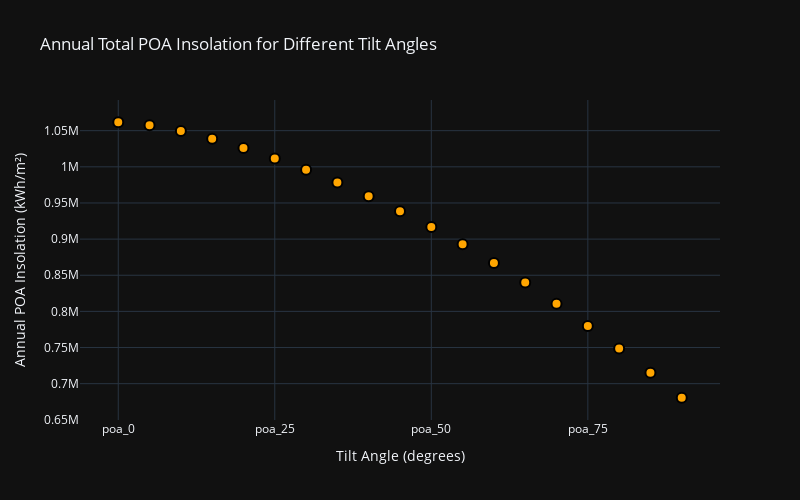

Source (notebook cell):
### Code cell
import plotly.express as px

# Calculate the annual total POA insolation for each tilt angle
annual_poa_totals = df_tilts.resample('YE').sum()

# Prepare the data for the scatter plot
scatter_data = annual_poa_totals.sum().reset_index()
scatter_data.columns = ['Tilt Angle', 'Annual POA Insolation']

# Create the scatter plot
fig = px.scatter(
    scatter_data,
    x='Tilt Angle',
    y='Annual POA Insolation',
    title='Annual Total POA Insolation for Different Tilt Angles',
    labels={'Tilt Angle': 'Tilt Angle (degrees)', 'Annual POA Insolation': 'Insolation (kWh/m²)'},
    template='plotly_dark'
)

# Customize the layout
fig.update_traces(marker=dict(size=10, color='orange', line=dict(width=2, color='black')))
fig.update_layout(
    xaxis=dict(tickmode='linear', tick0=0, dtick=5),
    yaxis=dict(title='Annual POA Insolation (kWh/m²)'),
    height=500,
    width=800
)

# Show the plot
fig.show()

### Figure 1 — Plotly figure (JSON) as saved in the notebook; plotly's stock layout.template omitted (floating-point values rounded to 4 significant figures)
{"data": [{"hovertemplate": "Tilt Angle (degrees)=%{x}<br>Insolation (kWh/m²)=%{y}<extra></extra>", "legendgroup": "", "marker": {"color": "orange", "line": {"color": "black", "width": 2}, "size": 10, "symbol": "circle"}, "mode": "markers", "name": "", "orientation": "v", "showlegend": false, "type": "scatter", "x": ["poa_0", "poa_5", "poa_10", "poa_15", "poa_20", "poa_25", "poa_30", "poa_35", "poa_40", "poa_45", "poa_50", "poa_55", "poa_60", "poa_65", "poa_70", "poa_75", "poa_80", "poa_85", "poa_90"], "xaxis": "x", "y": [1062000.0, 1057000.0, 1049000.0, 1039000.0, 1026000.0, 1012000.0, 996100.0, 978300.0, 959300.0, 938500.0, 916700.0, 892800.0, 867000.0, 840000.0, 810400.0, 779800.0, 748600.0, 715200.0, 680500.0], "yaxis": "y"}], "layout": {"height": 500, "legend": {"tracegroupgap": 0}, "title": {"text": "Annual Total POA Insolation for Different Tilt Angles"}, "width": 800, "xaxis": {"anchor": "y", "domain": [0, 1], "dtick": 5, "tick0": 0, "tickmode": "linear", "title": {"text": "Tilt Angle (degrees)"}}, "yaxis": {"anchor": "x", "domain": [0, 1], "title": {"text": "Annual POA Insolation (kWh/m²)"}}}}
